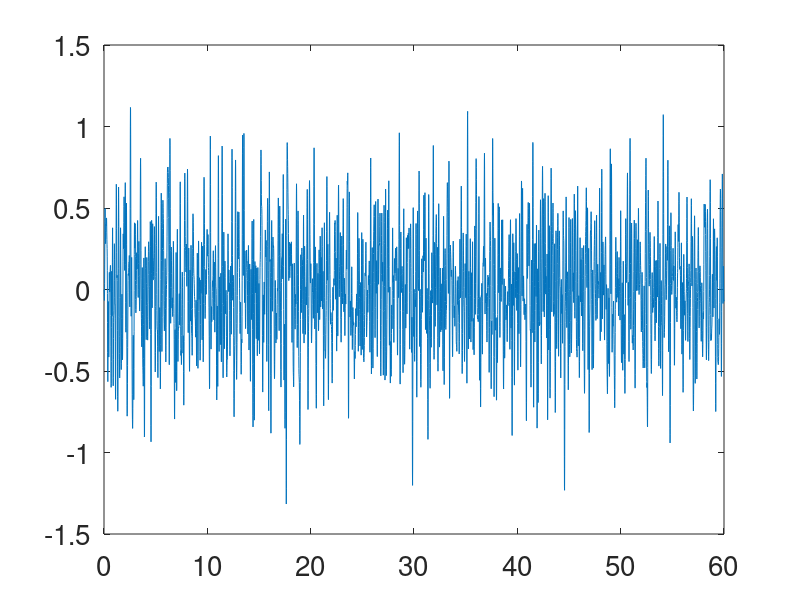
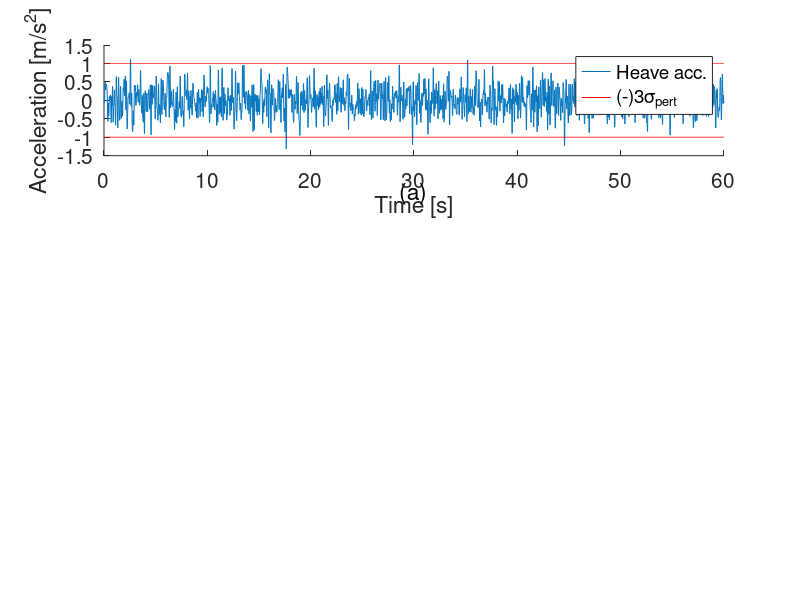

MATLAB code to generate these figures, in order: (Note: this script raises an error after producing the figures.)
close all
clc

load('roll_pert_amp1.mat');
load('heave_pert_amp1.mat');

%% Signal parameters

T       = 60;           % observation time. 
fs      = 100;          % samplin frequency
dt      = 1/fs;         % sample duration
N       = T*fs;         % number of samples in signal
t       = (0:N-1).'*dt; % time vector

roll = roll_acc_amp1(502:6501);
heave = heave_acc_amp1(502:6501);

figure(1)
plot(t,roll)
set(gca,'FontSize',20)

figure(1)
plot(t,heave)
set(gca,'FontSize',20)

%% Design perturbation signals
close all

% mean value of whithe noise signal. Need to be specified.
mu_roll      = 0; 
mu_heave     = 0; 

% standard deviation = measure for amplitude. A max. amplitude of 1.0 m/s^2
% is chosen since this gives the best FRF for the roll motion within a
% frequency range of 0 - 10 Hz.
max_amp_roll = 1; %m/s^2
sigma_roll   = max_amp_roll/3; %STD of signal

max_amp_heave = 1; %m/s^2
sigma_heave   = max_amp_heave/3; %STD of signal

% frequency vector
fv  = (0:1/T:fs-(1/T))';

ROLL = fft(roll);
HEAVE = fft(heave);

U_roll_acc = fft(detrend(roll));
U_roll_acc = U_roll_acc.*conj(U_roll_acc);

U_heave_acc = fft(detrend(heave));
U_heave_acc = U_heave_acc.*conj(U_heave_acc);

% figure();
% set(gca,'FontSize',20)
% subplot(311)
%     hold all;
%     plot(t,roll); box off; 
%     plot(t,max_amp_roll*ones(size(t)),'r') 
%     plot(t,-max_amp_roll*ones(size(t)),'r') 
%     xlabel('Time [s]')
%     ylabel('Acceleration [rad/s^2]')
%     title('(a)','FontWeight','Normal', 'Units', 'normalized', 'Position', [0.5, -0.4, 0]); % Set Title with correct Position
%     set(gca,'FontSize',15)
%     lgd = legend('Roll acc.','(-)3\sigma_{pert}');
%     lgd.FontSize = 12;
% subplot(312)
%     %plot(fv(1:N/2),abs(ROLL(1:N/2)))                       % normal scale abs(FFT) 
%     loglog(fv(1:N/2),U_roll_acc(1:N/2)); box off; grid on;  % loglog PSD
%     %plot(fv(1:N/2),U_roll_acc(1:N/2)); box off             % normal scale PSD
%     %xlim([0 12]);
%     xlabel('Frequency [Hz]')
%     ylabel('Magnitude [(rad/s^2)^2/Hz]')
%     %title('Frequency spectrum')
%     title('(b)','FontWeight','Normal', 'Units', 'normalized', 'Position', [0.5, -0.4, 0]); % Set Title with correct Position
%     set(gca,'FontSize',15)
% subplot(313)
%     histfit(roll); box off
%     xlabel('Acceleration [rad/s^2]')
%     ylabel('Samples')
%     title('(c)','FontWeight','Normal', 'Units', 'normalized', 'Position', [0.5, -0.45, 0]); % Set Title with correct Position
%     %title(['\mu_{pert}=', num2str(mean(roll)),' \sigma_{pert}=', num2str(rms(roll))])
%     %lgd = legend(['\mu_{pert}=', num2str(mean(roll)),' \sigma_{pert}=', num2str(rms(roll))]);
%     str = {['\mu_{pert}=', num2str(mean(roll))],['\sigma_{pert}=', num2str(rms(roll))]};
%     text(1,200,str,'FontSize',20)
%     set(gca,'FontSize',15)

figure();
set(gca,'FontSize',20)
subplot(311)
    hold all;
    plot(t,heave,'color',[0 0.4470 0.7410]);
    plot(t,max_amp_heave*ones(size(t)),'r') 
    plot(t,-max_amp_heave*ones(size(t)),'r') 
    xlabel('Time [s]')
    ylabel('Acceleration [m/s^2]')
    ylim([-1.5 1.5])
    title('(a)','FontWeight','Normal', 'Units', 'normalized', 'Position', [0.5, -0.44, 0]); % Set Title with correct Position
    set(gca,'FontSize',15)
    lgd = legend('Heave acc.','(-)3\sigma_{pert}');
    lgd.FontSize = 12;
subplot(312)
    %plot(fv(1:N/2),abs(HEAVE(1:N/2)))                       % normal scale abs(FFT) 
    %loglog(fv(1:N/2),U_heave_acc(1:N/2)); box off; grid on;  % loglog PSD
    bar(fv(1:N/2),U_heave_acc(1:N/2)); box off             % normal scale PSD
    %xlim([0 12]);
    xlabel('Frequency [Hz]')
    xlim([0 12])
    ylim([0 43000])
    ylabel('PSD [(m/s^2)^2/Hz]')
    %title('Frequency spectrum')
    title('(b)','FontWeight','Normal', 'Units', 'normalized', 'Position', [0.5, -0.44, 0]); % Set Title with correct Position
    set(gca,'FontSize',15)
subplot(313)
    histfit(heave); box off
    xlabel('Acceleration [m/s^2]')
    ylabel('Samples')
    xlim([-1.3 1.3])
    ylim([0 250])
    title('(c)','FontWeight','Normal', 'Units', 'normalized', 'Position', [0.5, -0.48, 0]); % Set Title with correct Position
    %title(['\mu_{pert}=', num2str(mean(roll)),' \sigma_{pert}=', num2str(rms(roll))])
    %lgd = legend(['\mu_{pert}=', num2str(mean(roll)),' \sigma_{pert}=', num2str(rms(roll))]);
    str = {['\mu_{pert}=', num2str(mean(heave))],['\sigma_{pert}=', num2str(rms(heave))]};
    text(0.95,180,str,'FontSize',20)
    set(gca,'FontSize',15)
    
%% Designing high pass filter for drift reduction/cancelation
close all

% As a resutl of integration the position signal shows drift. The solve for
% this the signal should be high filtered with a very low cutoff frequency
% in order to prevent drift and to maintain high power is low frequencies.

% defining high cutoff frequency
fc_high = 0.2;

% 2nd order butterworth filter
[d,c] = butter(2,fc_high/(fs/2),'high');

figure(1)
    freqz(d,c);

figure(2)
    H_high = freqz(d,c,floor(N/2));
    hold on;
    plot([0:1/(N/2-1):1],abs(H_high),'r','LineWidth',2);
    xlabel('Normalized frequency (x \pi rad/sample)')
    ylabel('Magnitude [-]')
    %title('Filter characteristics')
    set(gca,'FontSize',20)
    
%%
T1 = 69.02;
N1 = 6902;
t1       = (0:N1-1).'*dt; % time vector

figure()
subplot(211)
hold on
plot(t1,roll_acc_amp1)
plot(t1,max_amp_roll*ones(size(t1)),'r') 
plot(t1,-max_amp_roll*ones(size(t1)),'r')
xlim([0 T1])
xlabel('Time [s]')
ylabel('Acceleration [rad/s^2]')
lgd = legend('Roll acc.','(-)3\sigma_{pert}');
set(gca,'FontSize',20)
subplot(212)

figure()
subplot(211)
hold on
plot(t1,heave_acc_amp1)
plot(t1,max_amp_heave*ones(size(t1)),'r') 
plot(t1,-max_amp_heave*ones(size(t1)),'r')
xlim([0 T1])
xlabel('Time [s]')
ylabel('Acceleration [m/s^2]')
lgd = legend('Heave acc.','(-)3\sigma_{pert}');
set(gca,'FontSize',20)
subplot(212)

%% Example for one direction
close all 
%%{
temp_data = [roll_dis_amp1, roll_vel_amp1, roll_acc_amp1]';
fileID = fopen('Jelle_roll_excitation_amp1.dat','w');
fwrite(fileID,temp_data,'float32','ieee-le');
fclose(fileID);
%}

%%{
temp_data = [heave_dis_amp1, heave_vel_amp1, heave_acc_amp1]';
fileID = fopen('Jelle_heave_excitation_amp1.dat','w');
fwrite(fileID,temp_data,'float32','ieee-le');
fclose(fileID);
%}
%% Example for multi directions
%%{
%temp_data = [rb3d, rb3v, rb3a, rb3d, rb3v, rb3a, rb3d, rb3v, rb3a, rb3d, rb3v, rb3a, rb3d, rb3v, rb3a, rb3d, rb3v, rb3a]'; % array 18 signals
%temp_data = [rb3d, rb3v, rb3a]'; % array 18 signals
%fileID = fopen('Jelle_roll_excitation.dat','w');
%fileID = fopen('Jelle_multi_excitations.dat','w');
%fwrite(fileID,temp_data,'float32','ieee-le');
%fclose(fileID);
%}

%% PVA signals roll and heave
%%{
filename_roll = 'Jelle_roll_excitation_amp1';
%filename_roll = 'Jelle_multi_excitations';
header_roll = loadSigRecHeader(filename_roll);
data2_roll = loadSigRec(filename_roll,header_roll);
%%{
figure(1);
% P (roll) position
subplot(311)
    hold all;
    plot(t1,data2_roll(:,1))
    %plot(t1,temp_data(1,:),'b--')
    %plot(t1,24.3*ones(size(t1))./180.*pi,'r')
    %plot(t1,-24.3*ones(size(t1))./180.*pi,'r')
    xlim([0 T1])
    xlabel('Time [s]');
    ylabel('Angle (rad)')
    title('(a)','FontWeight','Normal', 'Units', 'normalized', 'Position', [0.5, -0.4, 0]); % Set Title with correct Position
    %title('Position')
    set(gca,'FontSize',17)
% P (roll) velocity
subplot(312)
    hold all;
    plot(t1,data2_roll(:,2))
    %plot(t1,temp_data(2,:),'b--')
    %plot(t1,35.0*ones(size(t1))./180.*pi,'r')
    %plot(t1,-35.0*ones(size(t1))./180.*pi,'r')
    xlim([0 T1])
    xlabel('Time [s]');
    ylabel('Velocity (rad/s)')
    %title('Velocity')
    title('(b)','FontWeight','Normal', 'Units', 'normalized', 'Position', [0.5, -0.4, 0]); % Set Title with correct Position
    set(gca,'FontSize',17)
% P (roll) acceleration
subplot(313)
    hold all;
    plot(t1,data2_roll(:,3))
    %plot(t1,temp_data(3,:),'b--')
    %plot(t1,260*ones(size(t1))./180.*pi,'r')
    %plot(t1,-260*ones(size(t1))./180.*pi,'r')
    xlim([0 T1])
    xlabel('Time [s]');
    ylabel('Acceleration (rad/s^2)')
    title('(c)','FontWeight','Normal', 'Units', 'normalized', 'Position', [0.5, -0.4, 0]); % Set Title with correct Position
    %title('Acceleration')
    set(gca,'FontSize',17)
%}

%%{
filename_heave = 'Jelle_heave_excitation_amp1';
%filename_heave = 'Jelle_multi_excitations';
header_heave = loadSigRecHeader(filename_heave);
data2_heave = loadSigRec(filename_heave,header_heave);
%%{
figure(2);
% P (heave) position
subplot(311)
    hold all;
    plot(t1,data2_heave(:,1))
    %plot(t1,temp_data(1,:),'b--')
    %plot(t1,24.3*ones(size(t1))./180.*pi,'r')
    %plot(t1,-24.3*ones(size(t1))./180.*pi,'r')
    xlim([0 T1])
    xlabel('Time [s]');
    ylabel('Position (m)')
    title('(a)','FontWeight','Normal', 'Units', 'normalized', 'Position', [0.5, -0.4, 0]); % Set Title with correct Position
    %title('Position')
    set(gca,'FontSize',17)
% P (heave) velocity
subplot(312)
    hold all;
    plot(t1,data2_heave(:,2))
    %plot(t1,temp_data(2,:),'b--')
    %plot(t1,35.0*ones(size(t1))./180.*pi,'r')
    %plot(t1,-35.0*ones(size(t1))./180.*pi,'r')
    xlim([0 T1])
    xlabel('Time [s]');
    ylabel('Velocity (m/s)')
    %title('Velocity')
    title('(b)','FontWeight','Normal', 'Units', 'normalized', 'Position', [0.5, -0.4, 0]); % Set Title with correct Position
    set(gca,'FontSize',17)
% P (heave) acceleration
subplot(313)
    hold all;
    plot(t1,data2_heave(:,3))
    %plot(t1,temp_data(3,:),'b--')
    %plot(t1,260*ones(size(t1))./180.*pi,'r')
    %plot(t1,-260*ones(size(t1))./180.*pi,'r')
    xlim([0 T1])
    xlabel('Time [s]');
    ylabel('Acceleration (m/s^2)')
    title('(c)','FontWeight','Normal', 'Units', 'normalized', 'Position', [0.5, -0.4, 0]); % Set Title with correct Position
    %title('Acceleration')
    set(gca,'FontSize',17)
%}

%% PVA signals roll and heave
%%{
filename_roll = 'Jelle_roll_excitation_amp1';
%filename_roll = 'Jelle_multi_excitations';
header_roll = loadSigRecHeader(filename_roll);
data2_roll = loadSigRec(filename_roll,header_roll);
%%{

%%{
filename_heave = 'Jelle_heave_excitation_amp1';
%filename_heave = 'Jelle_multi_excitations';
header_heave = loadSigRecHeader(filename_heave);
data2_heave = loadSigRec(filename_heave,header_heave);
%%{

figure(2);
% P (heave) position
subplot(321)
    hold all;
    plot(t1,data2_heave(:,1))
    %plot(t1,temp_data(1,:),'b--')
    %plot(t1,24.3*ones(size(t1))./180.*pi,'r')
    %plot(t1,-24.3*ones(size(t1))./180.*pi,'r')
    xlim([0 T1])
    %xlabel('Time [s]');
    ylabel('Position (m)')
    title('(a)','FontWeight','Normal', 'Units', 'normalized', 'Position', [0.5, -0.3, 0]); % Set Title with correct Position
    %title('Position')
    set(gca,'FontSize',17)
% P (heave) velocity
subplot(323)
    hold all;
    plot(t1,data2_heave(:,2))
    %plot(t1,temp_data(2,:),'b--')
    %plot(t1,35.0*ones(size(t1))./180.*pi,'r')
    %plot(t1,-35.0*ones(size(t1))./180.*pi,'r')
    xlim([0 T1])
    ylim([-0.2 0.2])
    %xlabel('Time [s]');
    ylabel('Velocity (m/s)')
    %title('Velocity')
    title('(b)','FontWeight','Normal', 'Units', 'normalized', 'Position', [0.5, -0.3, 0]); % Set Title with correct Position
    set(gca,'FontSize',17)
% P (heave) acceleration
subplot(325)
    hold all;
    plot(t1,data2_heave(:,3))
    %plot(t1,temp_data(3,:),'b--')
    %plot(t1,260*ones(size(t1))./180.*pi,'r')
    %plot(t1,-260*ones(size(t1))./180.*pi,'r')
    xlim([0 T1])
    xlabel('Time [s]');
    ylabel('Acceleration (m/s^2)')
    title('(c)','FontWeight','Normal', 'Units', 'normalized', 'Position', [0.5, -0.4, 0]); % Set Title with correct Position
    %title('Acceleration')
    set(gca,'FontSize',17)
% P (roll) position
subplot(322)
    hold all;
    plot(t1,data2_roll(:,1))
    %plot(t1,temp_data(1,:),'b--')
    %plot(t1,24.3*ones(size(t1))./180.*pi,'r')
    %plot(t1,-24.3*ones(size(t1))./180.*pi,'r')
    xlim([0 T1])
    %xlabel('Time [s]');
    ylabel('Angle (rad)')
    title('(d)','FontWeight','Normal', 'Units', 'normalized', 'Position', [0.5, -0.3, 0]); % Set Title with correct Position
    %title('Position')
    set(gca,'FontSize',17)
% P (roll) velocity
subplot(324)
    hold all;
    plot(t1,data2_roll(:,2))
    %plot(t1,temp_data(2,:),'b--')
    %plot(t1,35.0*ones(size(t1))./180.*pi,'r')
    %plot(t1,-35.0*ones(size(t1))./180.*pi,'r')
    xlim([0 T1])
    %xlabel('Time [s]');
    ylabel('Velocity (rad/s)')
    %title('Velocity')
    title('(e)','FontWeight','Normal', 'Units', 'normalized', 'Position', [0.5, -0.3, 0]); % Set Title with correct Position
    set(gca,'FontSize',17)
% P (roll) acceleration
subplot(326)
    hold all;
    plot(t1,data2_roll(:,3))
    %plot(t1,temp_data(3,:),'b--')
    %plot(t1,260*ones(size(t1))./180.*pi,'r')
    %plot(t1,-260*ones(size(t1))./180.*pi,'r')
    xlim([0 T1])
    xlabel('Time [s]');
    ylabel('Acceleration (rad/s^2)')
    title('(f)','FontWeight','Normal', 'Units', 'normalized', 'Position', [0.5, -0.4, 0]); % Set Title with correct Position
    %title('Acceleration')
    set(gca,'FontSize',17)
%}


